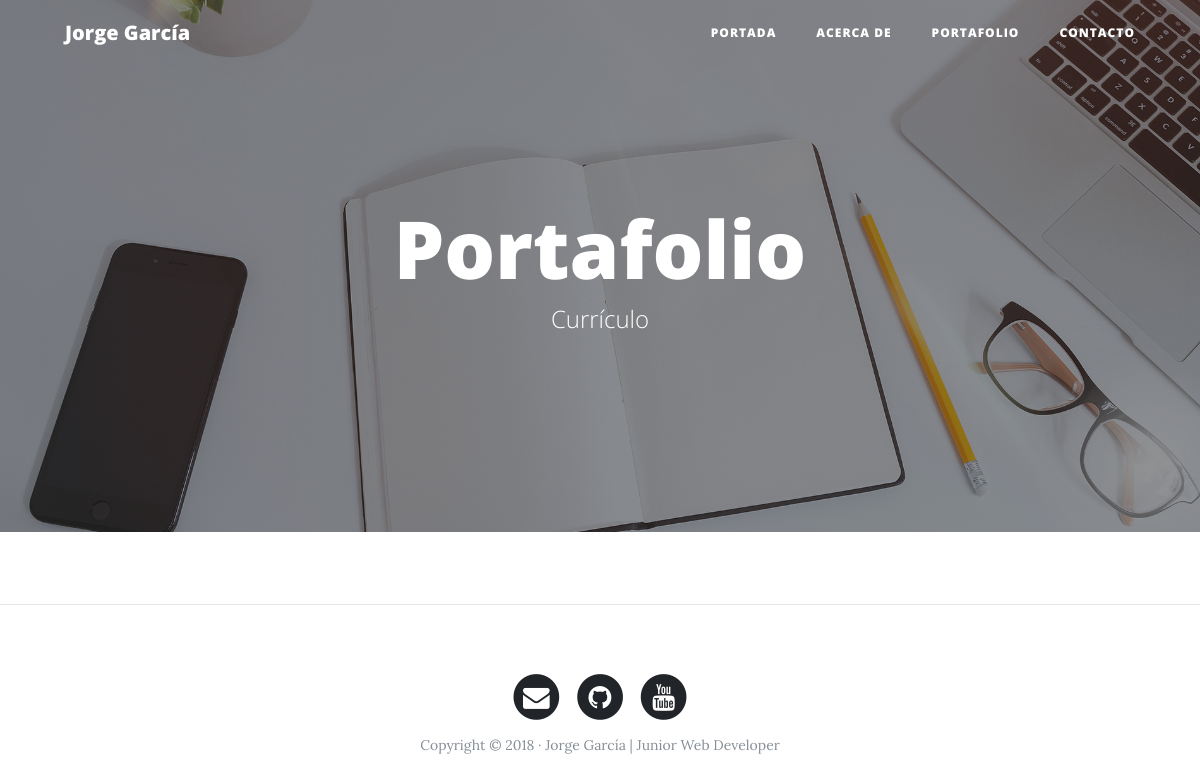
Page /portfolio/ on the earlier database version.
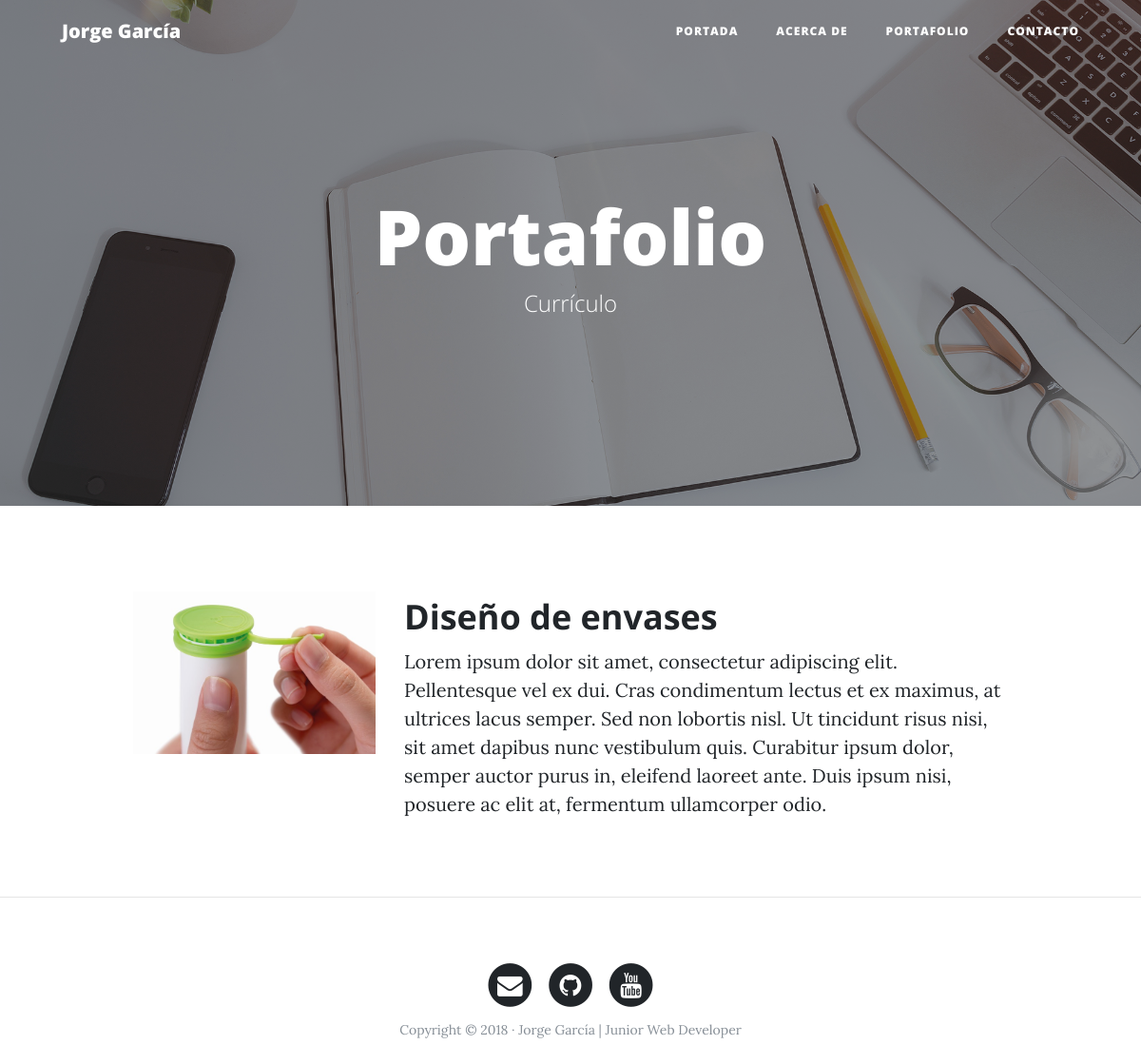
Same page on the later database version.
### portfolio/models.py (models this page shows, shortened)
class Project(models.Model):
    title = models.CharField(max_length=200, verbose_name="Título")
    description = models.TextField(verbose_name="Descripción")
    image = models.ImageField(verbose_name="Imagen", upload_to="projects")
    link = models.URLField(verbose_name="Dirección Web", null=True, blank=True)
    created = models.DateTimeField(auto_now_add=True, verbose_name="Fecha de creación")
    updated = models.DateTimeField(auto_now=True, verbose_name="Fecha de edición")
    class Meta:
        verbose_name ="proyecto"
        verbose_name_plural = "proyectos"
        ordering = ["-created"]

### portfolio/views.py (the view)
# urls.py: path('portfolio/', portfolio_views.portfolio, name='portfolio'),
def portfolio(request):
    projects = Project.objects.all()
    return render(request, "portfolio/portfolio.html", {'projects':projects})

### portfolio/templates/portfolio/portfolio.html (shortened to what this page needs)
{% extends 'core/base.html' %}
{% block background %}{% load static %}{% static 'core/img/portfolio-bg.jpg' %}{% endblock %}
{% block headers %}
<h1>Portafolio</h1>
<span class="subheading">Currículo</span>
{% endblock %}
{% block content %}
    {% for project in projects %}
        <div class="row project">
            <div class="col-lg-3 col-md-4 offset-lg-1">
                <img class="img-fluid" src="{{project.image.url}}" alt="">
            </div>
            <div class="col-lg-7 col-md-8">
                <h2 class="section-heading title">{{project.title}}</h2>
                <p>{{project.description}}</p>
            </div>
        </div>
    {% endfor %}
{% endblock %}

### core/templates/core/base.html (shortened to what this page needs)
<!DOCTYPE html>
<html lang="es">
  <head>
    {% load static %}
    <link href="{% static 'core/vendor/bootstrap/css/bootstrap.min.css' %}" rel="stylesheet">
    <link href="{% static 'core/vendor/font-awesome/css/font-awesome.min.css' %}" rel="stylesheet" type="text/css">
    <link href="{% static 'core/css/clean-blog.min.css' %}" rel="stylesheet">
  </head>
  <body>
    <nav class="navbar navbar-expand-lg navbar-light fixed-top" id="mainNav">
      <div class="container">
        <a class="navbar-brand" href="{% url 'home' %}">Jorge García</a>
        <div class="collapse navbar-collapse" id="navbarResponsive">
          <ul class="navbar-nav ml-auto">
            <li class="nav-item">
              <a class="nav-link" href="{% url 'home' %}">Portada</a>
            </li>
            <li class="nav-item">
              <a class="nav-link" href="{% url 'about' %}">Acerca de</a>
            </li>
            <li class="nav-item">
              <a class="nav-link" href="{% url 'portfolio' %}">Portafolio</a>
            </li>
            <li class="nav-item">
              <a class="nav-link" href="{% url 'contact' %}">Contacto</a>
            </li>
          </ul>
        </div>
      </div>
    </nav>
    <header class="masthead" style="background-image: url('{% block background %}{% endblock %}')">
      <div class="overlay"></div>
      <div class="container">
        <div class="row">
          <div class="col-lg-8 col-md-10 mx-auto">
            <div class="site-heading">
              {% block headers %}{% endblock %}
            </div>
          </div>
        </div>
      </div>
    </header>
    <div class="container">
      {% block content %}{% endblock %}
    </div>
    {% if request.path != "/" %}<hr>{% endif %}
    <footer>
      <div class="container">
        <div class="row">
          <div class="col-lg-8 col-md-10 mx-auto">
            <ul class="list-inline text-center">
              <li class="list-inline-item">
                <a href="#">
                  <span class="fa-stack fa-lg">
                    <i class="fa fa-circle fa-stack-2x"></i>
                    <i class="fa fa-envelope fa-stack-1x fa-inverse"></i>
                  </span>
                </a>
              </li>
              <li class="list-inline-item">
                <a href="#">
                  <span class="fa-stack fa-lg">
                    <i class="fa fa-circle fa-stack-2x"></i>
                    <i class="fa fa-github fa-stack-1x fa-inverse"></i>
                  </span>
                </a>
              </li>
              <li class="list-inline-item">
                <a href="#">
                  <span class="fa-stack fa-lg">
                    <i class="fa fa-circle fa-stack-2x"></i>
                    <i class="fa fa-youtube fa-stack-1x fa-inverse"></i>
                  </span>
                </a>
              </li>
            </ul>
            <p class="copyright text-muted">Copyright &copy; 2018 · Jorge García | Junior Web Developer </p>
          </div>
        </div>
      </div>
    </footer>
  </body>
</html>

Differences in the rows shown:
added Project: image (picture), title "Diseño de envases", description "Lorem ipsum dolor sit amet, consectetur adipiscing elit. Pellentesque vel ex dui. Cras condimentum lectus et ex maximus, at ultrices lacus semper. Sed non lobortis nisl. Ut tincidunt risus nisi, sit amet dapibus nunc vestibulum quis. Curabitur ipsum dolor, semper auctor purus in, eleifend laoreet ante. Duis ipsum nisi, posuere ac elit at, fermentum ullamcorper odio."
